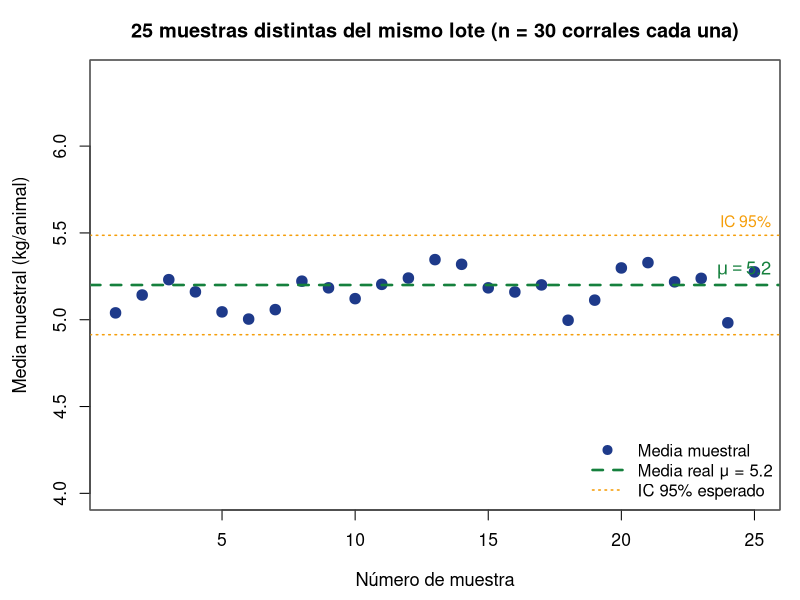

Write R code to recreate this figure.
## ---- chunk 1
#| echo: false
#| fig-width: 11
#| fig-height: 4.6
#| fig-align: center

set.seed(42)
# Población: ganancia de peso bovina (kg/animal), Normal(5.2, 0.8^2)
mu_real <- 5.2; sigma_real <- 0.8; N_pop <- 10000; n <- 30

pop <- rnorm(N_pop, mu_real, sigma_real)

# 25 muestras distintas
medias <- replicate(25, mean(sample(pop, n)))

par(mar = c(4.5, 4.5, 3, 1), family = "sans")

plot(seq_along(medias), medias,
     pch = 19, cex = 1.4,
     col = ifelse(abs(medias - mu_real) < 0.3, "#1e3a8a", "#dc2626"),
     ylim = c(mu_real - 1.2, mu_real + 1.2),
     xlab = "Número de muestra",
     ylab = "Media muestral (kg/animal)",
     main = "25 muestras distintas del mismo lote (n = 30 corrales cada una)",
     cex.main = 1.2, cex.lab = 1.1, cex.axis = 1.05)

abline(h = mu_real, col = "#15803d", lwd = 2.5, lty = 2)
abline(h = c(mu_real - sigma_real/sqrt(n)*1.96,
             mu_real + sigma_real/sqrt(n)*1.96),
       col = "#f59e0b", lwd = 1.5, lty = 3)

text(26, mu_real + 0.07, labels = expression(mu == 5.2),
     col = "#15803d", cex = 1.1, pos = 2, font = 2)
text(26, mu_real + sigma_real/sqrt(n)*1.96 + 0.07,
     labels = "IC 95%", col = "#f59e0b", cex = 0.95, pos = 2)

legend("bottomright",
       legend = c("Media muestral", "Media real μ = 5.2", "IC 95% esperado"),
       col    = c("#1e3a8a", "#15803d", "#f59e0b"),
       pch    = c(19, NA, NA), lty = c(NA, 2, 3), lwd = c(NA, 2.5, 1.5),
       pt.cex = 1.2, bty = "n", cex = 1)

box(col = "gray40")
